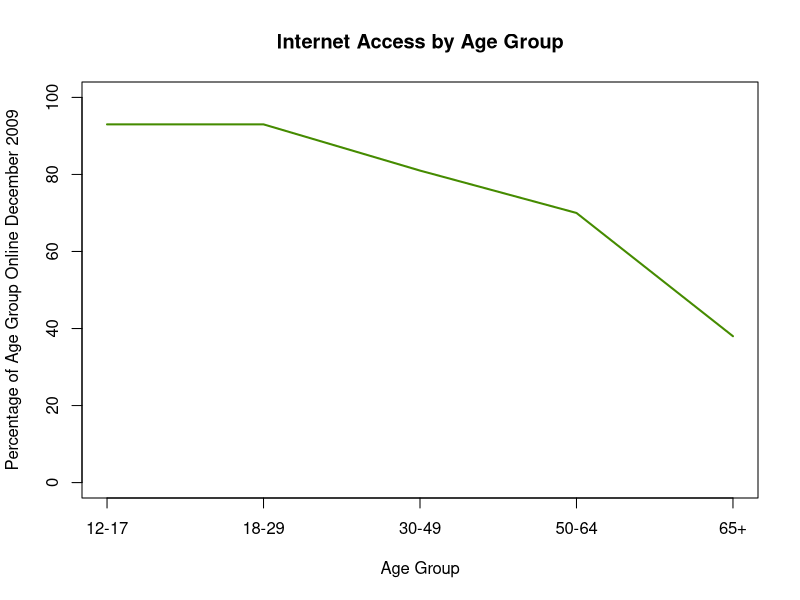

The R source for this figure:
#------------------------------------------------------------------------------#
# Assignment: 8 February R Homework                                            #
# Author: Dylan Oh                                                             #
# Date Created: 6 February 2018                                                #
#------------------------------------------------------------------------------#

# Defining information about the age groups and the percent of them online
age_groups = c("12-17","18-29","30-49","50-64","65+")
percent_online = c(93,93,81,70,38)

# Creating a data frame that contains this information
internet_access_age <- data.frame(age_groups,percent_online)

# Creating a new x vector that better portrays the information on the plot
# 1-5 for the 5 age groups
new_x_axis <- seq(1,5)

# Plotting the data
plot(new_x_axis, internet_access_age$percent_online,
     main = 'Internet Access by Age Group',
     xlab = 'Age Group',
     ylab = 'Percentage of Age Group Online December 2009',
     type = 'l',
     xaxt = 'n',
     lwd = 2,
     col = 'chartreuse4',
     ylim = c(0,100))

# Creating new labelling for the x axis
axis(1, at = new_x_axis,
     labels = internet_access_age$age_groups)
